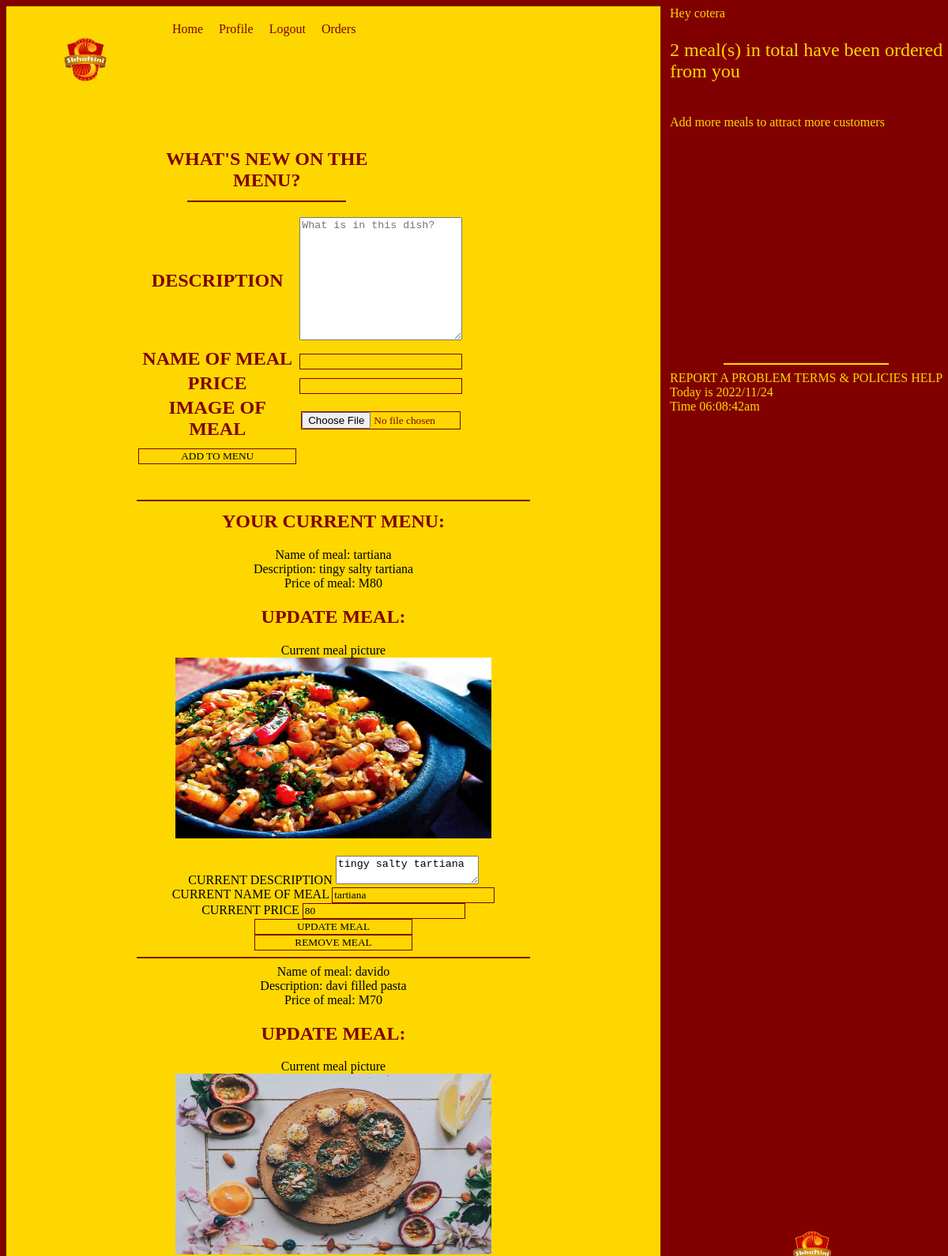
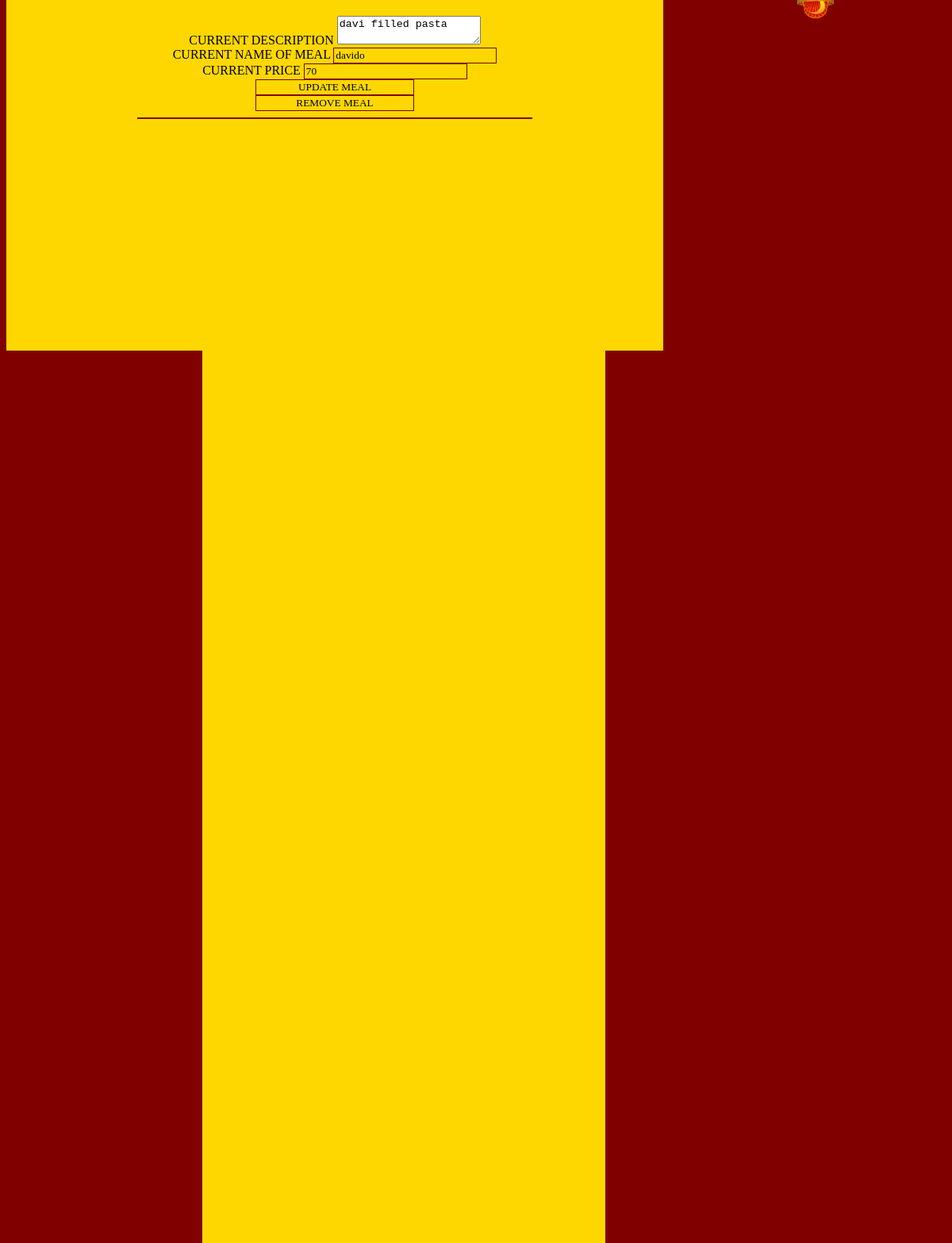
The page /meal.php (signed in) on the database its author committed (2 pictures, top to bottom).
### tables this page shows
CREATE TABLE `user_registration` (
  `PHONE_NUMBER` int(8) NOT NULL,
  `EMAIL` varchar(320) NOT NULL,
  `NAME` varchar(80) NOT NULL,
  `HOUSE_NUMBER` int(70) NOT NULL,
  `PASSWORD` varchar(94) NOT NULL,
  `TYPE_OF_USER` varchar(15) NOT NULL,
  `IMAGE` varchar(255) NOT NULL,
  `STATUS` varchar(10) NOT NULL,
  `CREDIT_CARD` int(16) NOT NULL,
  `CHARGE` int(11) NOT NULL,
  `DATE_ACCOUNT_CREATED` date NOT NULL DEFAULT current_timestamp()
);

CREATE TABLE `meal` (
  `MEAL_CODE` int(8) NOT NULL,
  `PHONE_NUMBER` int(8) NOT NULL,
  `NAME_OF_MEAL` varchar(80) NOT NULL,
  `DESCRIPTION` varchar(255) NOT NULL,
  `PRICE` float NOT NULL,
  `IMAGE_NAME` varchar(20) NOT NULL
);

### meal.php (the view, shortened to what this page needs)
<?php
$DATABASE_HOST = 'localhost';
$DATABASE_USER = 'root';
$DATABASE_PASS = '';
$DATABASE_NAME = 'skhaftini';
$con = mysqli_connect($DATABASE_HOST, $DATABASE_USER, $DATABASE_PASS, $DATABASE_NAME);
$stmt = $con->prepare('SELECT PHONE_NUMBER, IMAGE FROM user_registration WHERE PHONE_NUMBER = ?');
$user = $_SESSION['id'];
$stmt->bind_param('i', $user);
$stmt->execute();
$stmt->bind_result($phone,$image);
?>
<!DOCTYPE html>
<html>
<head>
<link rel="stylesheet" href="skhaftini.css" />
</head>
<body>
<header>
<nav>
<img src="skaftini png-13.png" alt="logo" width="200px" height="135px" />
<nav>
<a href="home1.php">Home</a>
<a href="profile1.php">Profile</a>
<a href="logout.php">Logout</a>
<a href="orders.php">Orders</a>
</nav>
</nav>
</header>
<section id='restaurantsection'>
<h1>
<form action="imageprocess.php" method="POST" enctype="multipart/form-data" id="frame">
WHAT'S NEW ON THE MENU?
<hr>
<table>
<tr><td><input type="hidden" value=<?=$phone?> name="phone" id="pass" /></td></tr>
<tr><td><label>DESCRIPTION</label></td>
<td><textarea placeholder="What is in this dish?" value="'.$row['DESCRIPTION'].'" required name="description" style="width:200px; height: 150px"></textarea></td></tr>
<tr><td><label>NAME OF MEAL</label></td>
<td><input type="text" required name="name" id="pass"></td></tr>
<tr><td><label>PRICE</label></td>
<td><input type="number" required name="price" id="pass"></td></tr>
<tr><td><label>IMAGE OF MEAL</label></td>
<td><input type="file" required name="image" id="pass"></td></tr>
<tr><td><input type="submit" value="ADD TO MENU" id="btn" name="submit"></td></tr>
</table>
</form>
<hr>
YOUR CURRENT MENU:</h1>
<?php
$query  = "SELECT * FROM user_registration join meal on user_registration.PHONE_NUMBER = meal.PHONE_NUMBER WHERE meal.PHONE_NUMBER  = '$user'";
$result = $con->query($query);
$rows = $result->num_rows;
for ($j = 0 ; $j < $rows ; ++$j)  {
$row = $result->fetch_array(MYSQLI_ASSOC);
echo 'Name of meal: '   . htmlspecialchars($row['NAME_OF_MEAL'])   . '<br>';
echo 'Description: '   . htmlspecialchars($row['DESCRIPTION'])   . '<br>';
echo 'Price of meal: M'   . htmlspecialchars($row['PRICE'])   . '<br>';
echo '<h1>UPDATE MEAL:</h1>';
echo 'Current meal picture'.'<br>';
echo "<a href='s.php'>"."<img src='uploaded/".$row['IMAGE_NAME']."' width='400' height='229'>"."</a>";
echo '<form action="update.php" method="post">
<input type="hidden" value="'.$row['MEAL_CODE'].'" name="mealcode">
<input type="hidden" value="'.$row['PHONE_NUMBER'].'" name="phone" id="pass" />
<input type="hidden" value="'.$row['IMAGE_NAME'].'" name="imageofmeal">
<br>
<label>CURRENT DESCRIPTION</label>
<textarea values="'.$row['DESCRIPTION'].'" required name="description">'.$row['DESCRIPTION'].'</textarea>
<br>
<label>CURRENT NAME OF MEAL</label>
<input type="text"  value="'.$row['NAME_OF_MEAL'].'" required name="name">
<br>
<label>CURRENT PRICE</label>
<input type="number" value="'.$row['PRICE'].'"  required name="price">
<br>
<input type="submit" value="UPDATE MEAL" name="submit">
<br>
</form>
<form action="delete.php" method="post">
<input type="hidden" value="'.$row['MEAL_CODE'].'" name="mealcode">
<input type="submit" value="REMOVE MEAL" name="submit" />
</form>';
echo '<hr>';
}
?>
</section>
<aside id="restaurantaside">
<?php
$selectquery= "SELECT count(*) from order_t join meal where meal.MEAL_CODE = order_t.MEAL_CODE and meal.PHONE_NUMBER ='$phone'";
$result = $con->query($selectquery);
$count = mysqli_fetch_array($result);
$rows = $count[0];
if ($rows <= 5 ) {
echo 'Hey '. $_SESSION['name'] . ' '. '<br>';
echo '<p id="count">'.$rows . ' meal(s) in total have been ordered from you'. '</p>'.'<br>';
echo 'Add more meals to attract more customers';
}else {
echo 'Hey '. $_SESSION['name'] . ' '. '<br>';
echo '<p id="count">'.$rows . ' meals in total have been ordered from you'. '</p>'.'<br>';
echo 'Add more meals to attract more customers';
}
?>
<div>
<hr style="border: solid 1px gold">
REPORT A PROBLEM
TERMS & POLICIES
HELP
</div>
<div>
<?php echo "Today is " . date("Y/m/d") . " <br> "; echo "Time " . date("h:i:sa"); ?>
</div>
</aside>
</body>
</html>

### skhaftini.css (style rules this page uses)
body { height:100% auto; width:100%; background-color:maroon; background-image:url("skaftini png-13.png"); background-size: 50%; background-position:center; background-repeat:no-repeat; background-attachment:fixed; font-family:Forte; }
body header { position:fixed; min-height: 80px; max-height:100px; width:68.9%; background-color: gold; float:left; padding-bottom:50px; }
body header nav img { float:left; }
body header nav nav { padding-top:10px; }
header nav nav a { float:left; margin: 10px; text-decoration:none; color: maroon; background-color: gold; }
a { font-family:Forte; }
section h1, h2 { color:maroon; }
#restaurantsection { padding-top:150px; min-height: 3000px; max-height: auto; float:left; width:69%; background-color:gold; text-align:center; }
aside { position:fixed; width:49.3%; height:100%; margin-right:40%; background-color:maroon; color:gold; }
#restaurantaside { position:fixed; width:30%; height:100%; margin-left:70%; margin-top:0px; background-color:maroon; float:right; background-image:url("skaftini png-13.png"); background-size: 50%; background-position:center; background-repeat:no-repeat; }
#frame { border: none; width: 40%; border-radius: 5px; background: gold; padding: 10px 120px 30px 40px; margin-left: 15%; position:relative; }
hr { border: solid 1px maroon; width: 60%; }
aside div + div { float:left; margin-top: 0%; }
aside div { float:left; margin-top: 80%; }
#count { font-size:24px; }
input { width:200px; background-color:gold; font-family:Forte; border:1px solid maroon; }

### rows shown on the page
user_registration: meal.NAME_OF_MEAL "tartiana", meal.DESCRIPTION "tingy salty tartiana", meal.PRICE "80", meal.IMAGE_NAME (picture), description "tingy salty tartiana", name "tartiana", price "80", meal.NAME_OF_MEAL "davido", meal.DESCRIPTION "davi filled pasta", meal.PRICE "70", description "davi filled pasta", name "davido", price "70"

### other values the page prints
$_SESSION['name'] "cotera"
$rows "2"
